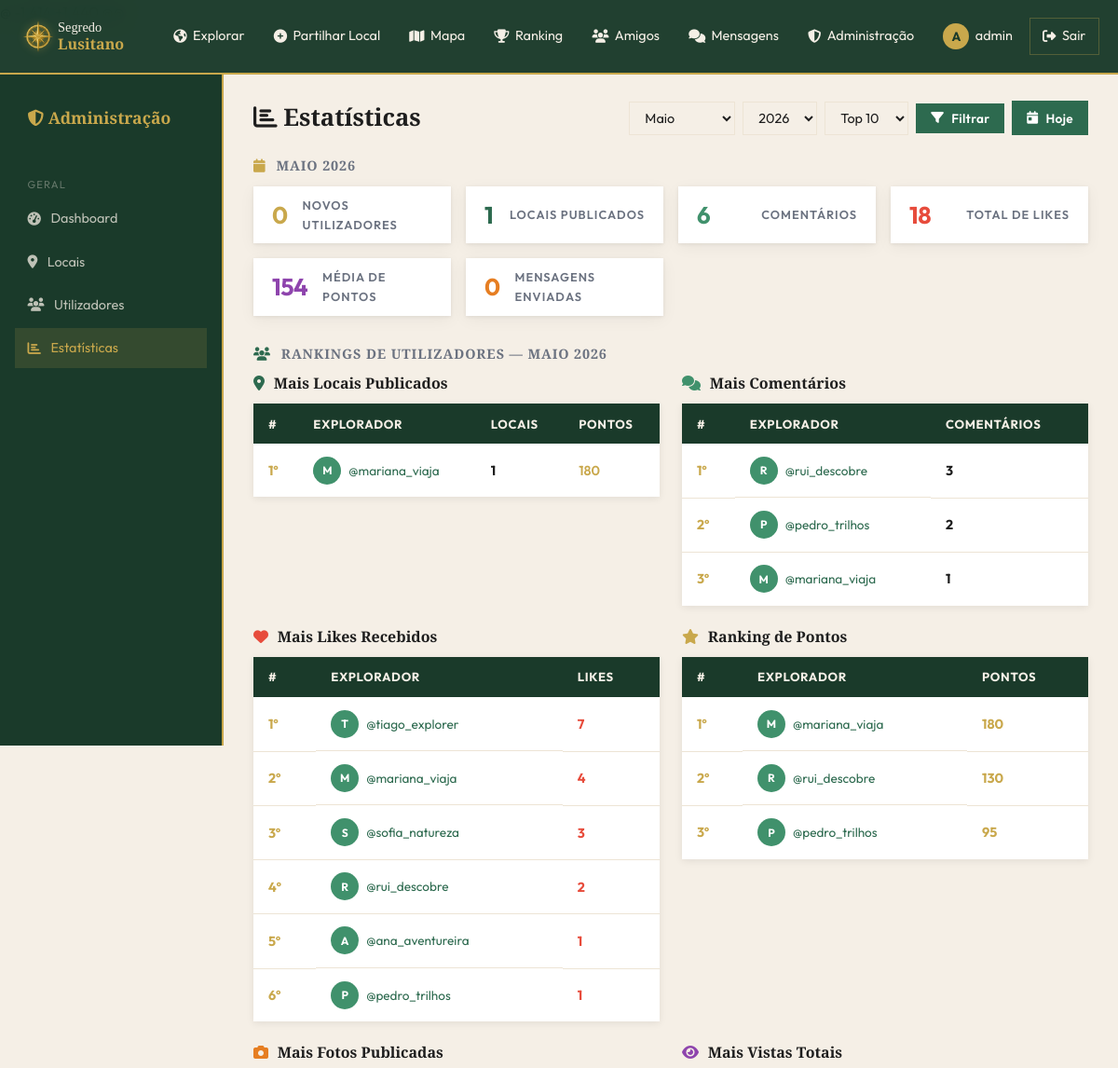
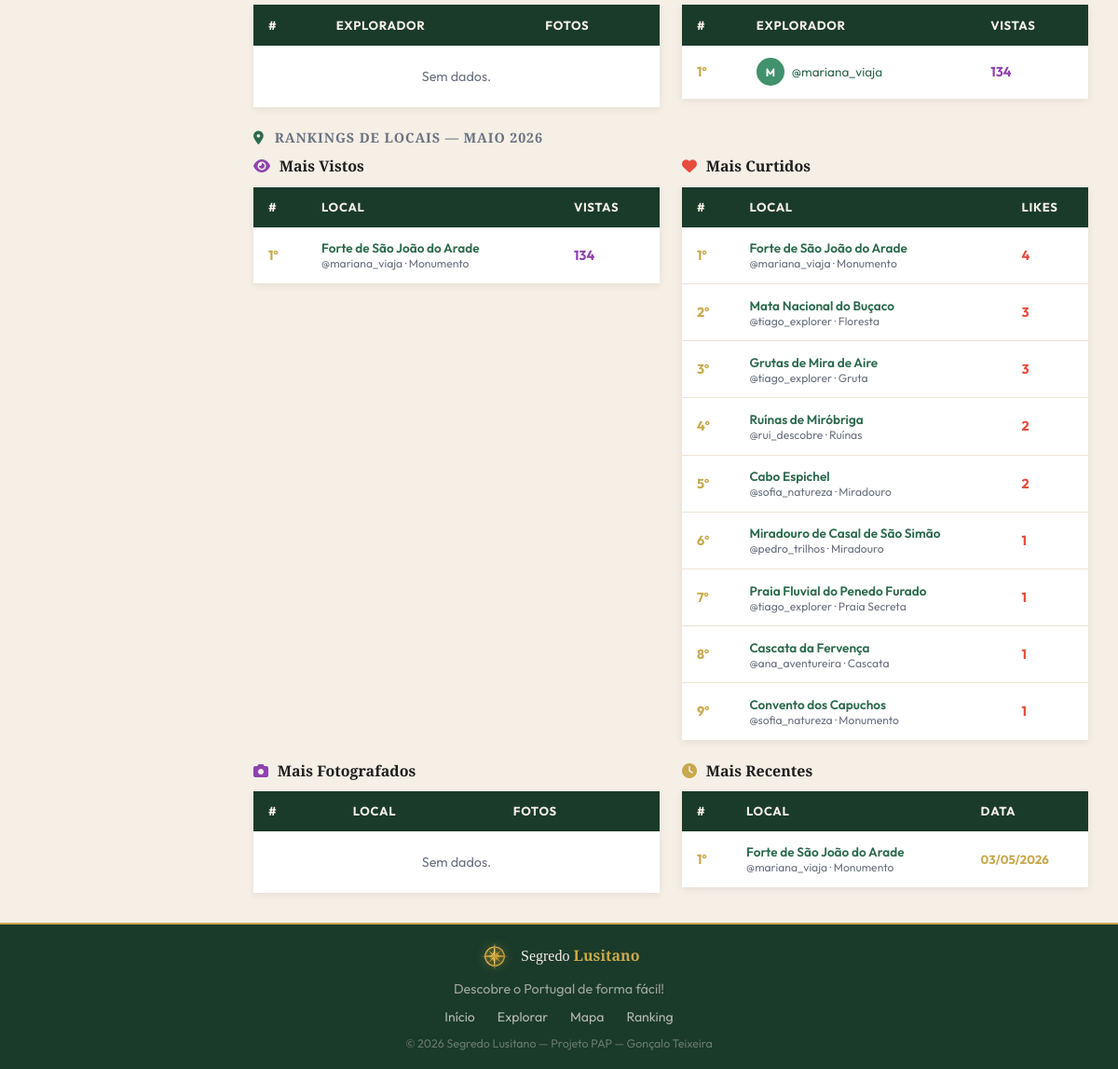
/admin/estatisticas.php?mes=05&ano=2026&top=10 (signed in), run on an earlier commit of the app's database (2 pictures, top to bottom).
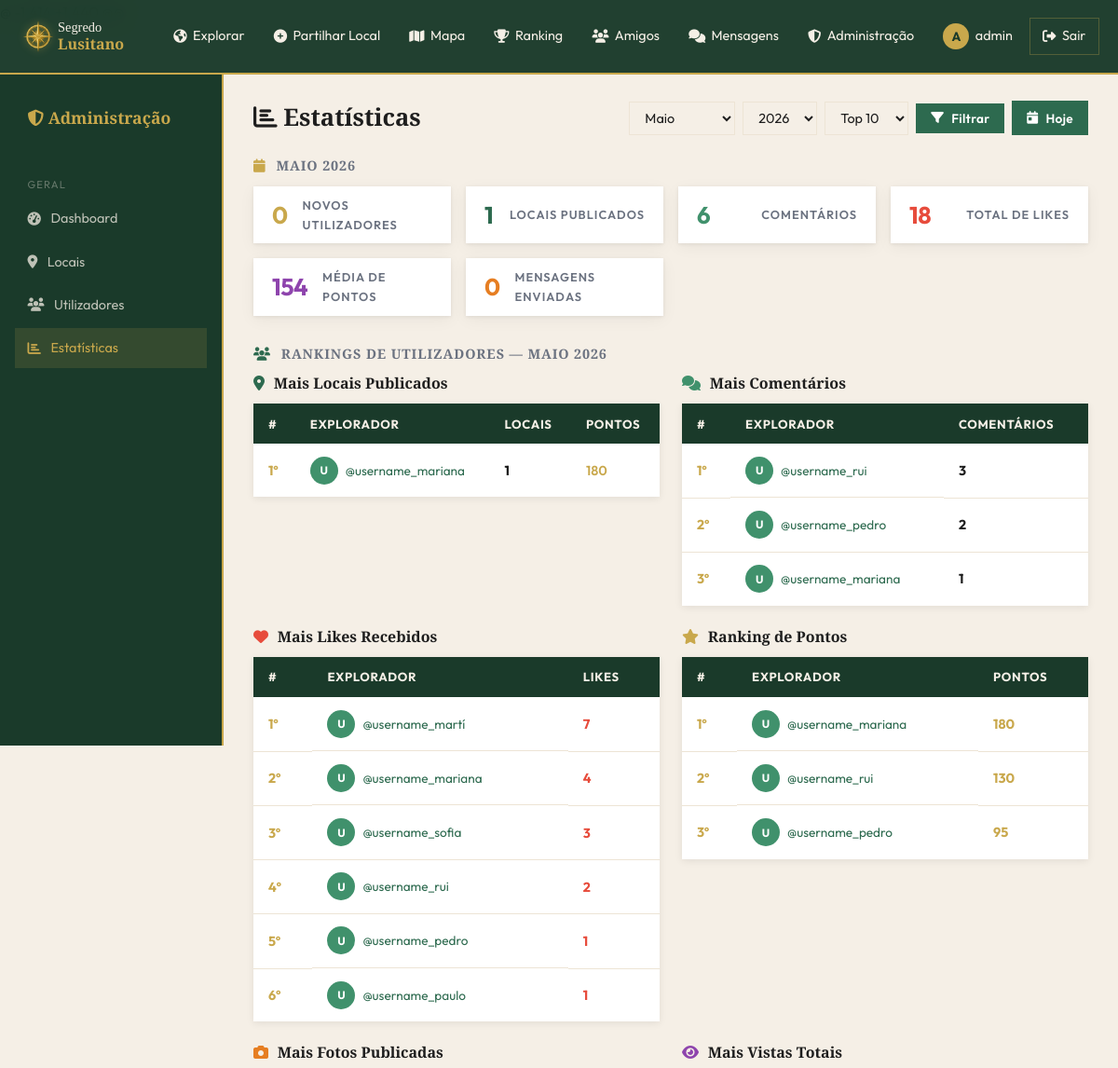
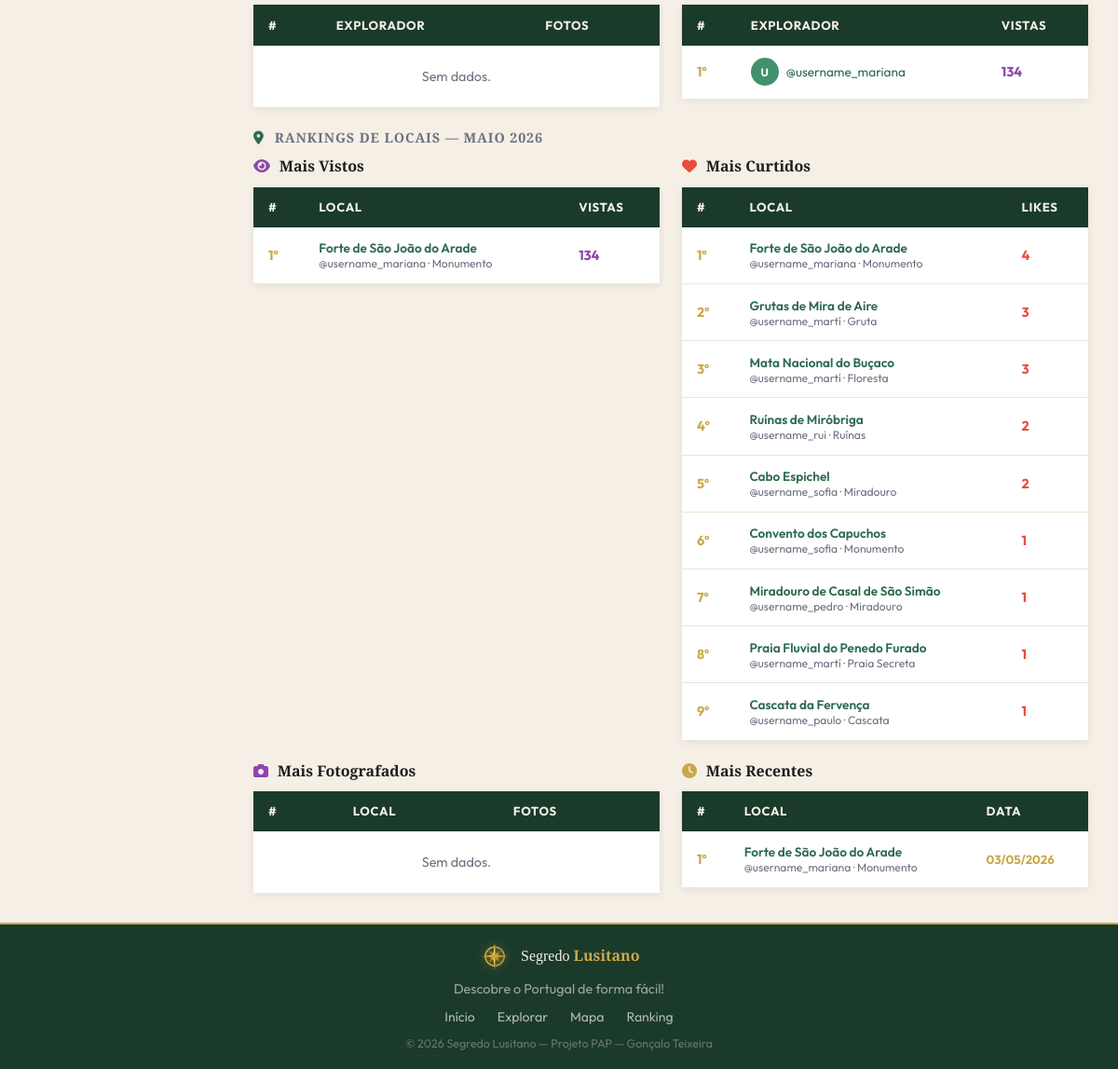
And on a later commit of the database (2 pictures, top to bottom).
### tables this page shows
CREATE TABLE utilizadores (
    id INT AUTO_INCREMENT PRIMARY KEY,
    nome VARCHAR(100) NOT NULL,
    username VARCHAR(50) NOT NULL UNIQUE,
    email VARCHAR(150) NOT NULL UNIQUE,
    password VARCHAR(255) NOT NULL,
    avatar VARCHAR(255) DEFAULT NULL,
    bio TEXT DEFAULT NULL,
    pontos INT DEFAULT 0,
    role ENUM('user','admin', '[deleted]') DEFAULT 'user',
    ativo TINYINT(1) DEFAULT 1,
    verificado TINYINT(1) DEFAULT 0,
    privado TINYINT(1) DEFAULT 0,
    tipo_auth ENUM('email','google','github') DEFAULT 'email',
    termos_aceites_em DATETIME NULL,
    criado_em DATETIME DEFAULT CURRENT_TIMESTAMP
);

CREATE TABLE locais (
    id INT AUTO_INCREMENT PRIMARY KEY,
    utilizador_id INT NOT NULL,
    categoria_id INT NOT NULL,
    regiao_id INT NOT NULL,
    nome VARCHAR(150) NOT NULL,
    descricao TEXT NOT NULL,
    latitude DECIMAL(10,7) NOT NULL,
    longitude DECIMAL(10,7) NOT NULL,
    dificuldade ENUM('facil','medio','dificil') DEFAULT 'medio',
    foto_capa VARCHAR(255) DEFAULT NULL,
    estado ENUM('pendente','aprovado','rejeitado') DEFAULT 'aprovado',
    bloqueado TINYINT(1) DEFAULT 0,
    vistas INT DEFAULT 0,
    criado_em DATETIME DEFAULT CURRENT_TIMESTAMP,
    FOREIGN KEY (utilizador_id) REFERENCES utilizadores(id) ON DELETE CASCADE,
    FOREIGN KEY (categoria_id)  REFERENCES categorias(id) ON DELETE RESTRICT,
    FOREIGN KEY (regiao_id)     REFERENCES regioes(id) ON DELETE RESTRICT
);

CREATE TABLE categorias (
    id INT AUTO_INCREMENT PRIMARY KEY,
    nome VARCHAR(80) NOT NULL,
    icone VARCHAR(50) DEFAULT 'fas fa-map-pin'
);

### includes/config.php (called while the page is built, shortened)
<?php
function db(): PDO {
    static $pdo = null;
    if ($pdo === null) {
        $dsn = 'mysql:host=' . DB_HOST . ';dbname=' . DB_NAME . ';charset=utf8mb4';
        $options = [
            PDO::ATTR_ERRMODE            => PDO::ERRMODE_EXCEPTION,
            PDO::ATTR_DEFAULT_FETCH_MODE => PDO::FETCH_ASSOC,
            PDO::ATTR_EMULATE_PREPARES   => false,
        ];
        $pdo = new PDO($dsn, DB_USER, DB_PASS, $options);
    }
    return $pdo;
}

### includes/auth.php (called while the page is built, shortened)
<?php
require_once __DIR__ . '/config.php';
function h(string $s): string {
    return htmlspecialchars($s, ENT_QUOTES, 'UTF-8');
}

### admin/estatisticas.php (the view, shortened to what the changed rows need)
﻿<?php
$mes_sel = isset($_GET['mes']) ? (int)$_GET['mes'] : (int)date('m');
$ano_sel = isset($_GET['ano']) ? (int)$_GET['ano'] : (int)date('Y');
$top_sel = isset($_GET['top']) ? (int)$_GET['top'] : 10;
$nomes_meses = ['Janeiro','Fevereiro','Março','Abril','Maio','Junho','Julho','Agosto','Setembro','Outubro','Novembro','Dezembro'];
$st = db()->prepare('SELECT u.id, u.nome, u.username, u.avatar, u.pontos,
        COUNT(l.id) AS total_locais
     FROM utilizadores u
     LEFT JOIN locais l ON l.utilizador_id = u.id AND l.estado = "aprovado"
          AND MONTH(l.criado_em) = ? AND YEAR(l.criado_em) = ?
     WHERE u.role = "user" AND u.ativo = 1
     GROUP BY u.id HAVING total_locais > 0 ORDER BY total_locais DESC LIMIT ?');
$st->execute([$mes_sel, $ano_sel, $top_sel]);
$rank_locais = $st->fetchAll();
$st = db()->prepare('SELECT u.id, u.nome, u.username, u.avatar,
        COUNT(c.id) AS total_comentarios
     FROM utilizadores u
     LEFT JOIN comentarios c ON c.utilizador_id = u.id
          AND MONTH(c.criado_em) = ? AND YEAR(c.criado_em) = ?
     WHERE u.role = "user" AND u.ativo = 1
     GROUP BY u.id HAVING total_comentarios > 0 ORDER BY total_comentarios DESC LIMIT ?');
$st->execute([$mes_sel, $ano_sel, $top_sel]);
$rank_comentarios = $st->fetchAll();
$st = db()->prepare('SELECT u.id, u.nome, u.username, u.avatar,
        COUNT(lk.id) AS total_likes
     FROM utilizadores u
     LEFT JOIN locais l ON l.utilizador_id = u.id
     LEFT JOIN likes lk ON lk.local_id = l.id
          AND MONTH(lk.criado_em) = ? AND YEAR(lk.criado_em) = ?
     WHERE u.role = "user" AND u.ativo = 1
     GROUP BY u.id HAVING total_likes > 0 ORDER BY total_likes DESC LIMIT ?');
$st->execute([$mes_sel, $ano_sel, $top_sel]);
$rank_likes = $st->fetchAll();
$st = db()->prepare('SELECT DISTINCT u.id, u.nome, u.username, u.avatar, u.pontos
     FROM utilizadores u
     WHERE u.role = "user" AND u.ativo = 1 AND u.pontos > 0
       AND (
         (MONTH(u.criado_em) = ? AND YEAR(u.criado_em) = ?)
         OR EXISTS (SELECT 1 FROM locais l WHERE l.utilizador_id = u.id AND l.estado = "aprovado" AND MONTH(l.criado_em) = ? AND YEAR(l.criado_em) = ?)
         OR EXISTS (SELECT 1 FROM comentarios c WHERE c.utilizador_id = u.id AND MONTH(c.criado_em) = ? AND YEAR(c.criado_em) = ?)
       )
     ORDER BY u.pontos DESC LIMIT ?');
$st->execute([$mes_sel, $ano_sel, $mes_sel, $ano_sel, $mes_sel, $ano_sel, $top_sel]);
$rank_pontos = $st->fetchAll();
$st = db()->prepare('SELECT u.id, u.nome, u.username, u.avatar,
        SUM(l.vistas) AS total_vistas
     FROM utilizadores u
     JOIN locais l ON l.utilizador_id = u.id AND l.estado = "aprovado" AND l.bloqueado = 0
          AND MONTH(l.criado_em) = ? AND YEAR(l.criado_em) = ?
     WHERE u.role = "user" AND u.ativo = 1
     GROUP BY u.id HAVING total_vistas > 0 ORDER BY total_vistas DESC LIMIT ?');
$st->execute([$mes_sel, $ano_sel, $top_sel]);
$rank_vistas_totais = $st->fetchAll();
$st = db()->prepare('SELECT l.id, l.nome, l.vistas,
        u.username, c.nome AS categoria_nome
     FROM locais l
     JOIN utilizadores u ON u.id = l.utilizador_id
     JOIN categorias c ON c.id = l.categoria_id
     WHERE l.estado = "aprovado" AND l.bloqueado = 0
          AND MONTH(l.criado_em) = ? AND YEAR(l.criado_em) = ?
     ORDER BY l.vistas DESC LIMIT ?');
$st->execute([$mes_sel, $ano_sel, $top_sel]);
$rank_locais_vistos = $st->fetchAll();
$st = db()->prepare('SELECT l.id, l.nome,
        u.username, c.nome AS categoria_nome,
        COUNT(lk.id) AS total_likes
     FROM locais l
     JOIN utilizadores u ON u.id = l.utilizador_id
     JOIN categorias c ON c.id = l.categoria_id
     LEFT JOIN likes lk ON lk.local_id = l.id
          AND MONTH(lk.criado_em) = ? AND YEAR(lk.criado_em) = ?
     WHERE l.estado = "aprovado" AND l.bloqueado = 0
     GROUP BY l.id HAVING total_likes > 0 ORDER BY total_likes DESC LIMIT ?');
$st->execute([$mes_sel, $ano_sel, $top_sel]);
$rank_locais_likes = $st->fetchAll();
$st = db()->prepare('SELECT l.id, l.nome, l.criado_em,
        u.username, c.nome AS categoria_nome
     FROM locais l
     JOIN utilizadores u ON u.id = l.utilizador_id
     JOIN categorias c ON c.id = l.categoria_id
     WHERE l.estado = "aprovado" AND l.bloqueado = 0
          AND MONTH(l.criado_em) = ? AND YEAR(l.criado_em) = ?
     ORDER BY l.criado_em DESC LIMIT ?');
$st->execute([$mes_sel, $ano_sel, $top_sel]);
$rank_recentes = $st->fetchAll();
include dirname(__DIR__) . '/includes/header.php';
function avatar_cell(array $u): string {
    $av = !empty($u['avatar'])
        ? '<img src="' . SITE_URL . '/uploads/locais/' . h($u['avatar']) . '" style="width:100%;height:100%;object-fit:cover;">'
        : '<span style="font-size:.75rem;font-weight:700;">' . mb_strtoupper(mb_substr($u['username'],0,1)) . '</span>';
    return '<div style="width:30px;height:30px;border-radius:50%;background:var(--verde-claro);color:#fff;
                display:flex;align-items:center;justify-content:center;flex-shrink:0;overflow:hidden;">' . $av . '</div>';
}
?>
<div class="page-content">
<div class="admin-wrapper">
  <main class="admin-content">
    <div style="display:flex;align-items:center;justify-content:space-between;flex-wrap:wrap;gap:1rem;margin-bottom:1.5rem;">
      <h1 class="admin-title" style="margin:0;"><i class="fas fa-chart-bar"></i> Estatísticas</h1>
    </div>
    <div style="margin-bottom:2rem;">
      <h2 style="font-size:.9rem;color:var(--texto-muted);text-transform:uppercase;letter-spacing:.06em;margin-bottom:.85rem;">
        <i class="fas fa-calendar" style="color:var(--dourado);margin-right:.4rem;"></i>
        <?= $nomes_meses[$mes_sel-1] ?> <?= $ano_sel ?>
      </h2>
    </div>
    <h2 style="font-size:.9rem;color:var(--texto-muted);text-transform:uppercase;letter-spacing:.06em;margin-bottom:.85rem;">
      <i class="fas fa-users" style="color:var(--verde);margin-right:.4rem;"></i> Rankings de Utilizadores — <?= $nomes_meses[$mes_sel-1] ?> <?= $ano_sel ?>
    </h2>
    <div class="admin-rankings-grid" style="display:grid;gap:1.5rem;margin-bottom:1.5rem;grid-template-columns:1fr 1fr;">
      <div>
        <table class="data-table">
          <thead><tr><th>#</th><th>Explorador</th><th>Locais</th><th>Pontos</th></tr></thead>
          <tbody>
            <?php foreach ($rank_locais as $i => $u): ?>
            <tr>
              <td style="font-weight:700;color:var(--dourado);"><?= $i+1 ?>º</td>
              <td style="display:flex;align-items:center;gap:.5rem;"><?= avatar_cell($u) ?><a href="<?= SITE_URL ?>/pages/perfil.php?id=<?= $u['id'] ?>" style="color:var(--verde);font-size:.85rem;">@<?= h($u['username']) ?></a></td>
              <td style="font-weight:700;"><?= $u['total_locais'] ?></td>
              <td style="color:var(--dourado);font-weight:600;"><?= number_format($u['pontos']) ?></td>
            </tr>
            <?php endforeach; ?>
          </tbody>
        </table>
      </div>
      <div>
        <table class="data-table">
          <thead><tr><th>#</th><th>Explorador</th><th>Comentários</th></tr></thead>
          <tbody>
            <?php foreach ($rank_comentarios as $i => $u): ?>
            <tr>
              <td style="font-weight:700;color:var(--dourado);"><?= $i+1 ?>º</td>
              <td style="display:flex;align-items:center;gap:.5rem;"><?= avatar_cell($u) ?><a href="<?= SITE_URL ?>/pages/perfil.php?id=<?= $u['id'] ?>" style="color:var(--verde);font-size:.85rem;">@<?= h($u['username']) ?></a></td>
              <td style="font-weight:700;"><?= $u['total_comentarios'] ?></td>
            </tr>
            <?php endforeach; ?>
          </tbody>
        </table>
      </div>
      <div>
        <table class="data-table">
          <thead><tr><th>#</th><th>Explorador</th><th>Likes</th></tr></thead>
          <tbody>
            <?php foreach ($rank_likes as $i => $u): ?>
            <tr>
              <td style="font-weight:700;color:var(--dourado);"><?= $i+1 ?>º</td>
              <td style="display:flex;align-items:center;gap:.5rem;"><?= avatar_cell($u) ?><a href="<?= SITE_URL ?>/pages/perfil.php?id=<?= $u['id'] ?>" style="color:var(--verde);font-size:.85rem;">@<?= h($u['username']) ?></a></td>
              <td style="font-weight:700;color:#e74c3c;"><?= $u['total_likes'] ?></td>
            </tr>
            <?php endforeach; ?>
          </tbody>
        </table>
      </div>
      <div>
        <table class="data-table">
          <thead><tr><th>#</th><th>Explorador</th><th>Pontos</th></tr></thead>
          <tbody>
            <?php foreach ($rank_pontos as $i => $u): ?>
            <tr>
              <td style="font-weight:700;color:var(--dourado);"><?= $i+1 ?>º</td>
              <td style="display:flex;align-items:center;gap:.5rem;"><?= avatar_cell($u) ?><a href="<?= SITE_URL ?>/pages/perfil.php?id=<?= $u['id'] ?>" style="color:var(--verde);font-size:.85rem;">@<?= h($u['username']) ?></a></td>
              <td style="font-weight:700;color:var(--dourado);"><?= number_format($u['pontos']) ?></td>
            </tr>
            <?php endforeach; ?>
          </tbody>
        </table>
      </div>
      <div>
        <table class="data-table">
          <thead><tr><th>#</th><th>Explorador</th><th>Fotos</th></tr></thead>
        </table>
      </div>
      <div>
        <table class="data-table">
          <thead><tr><th>#</th><th>Explorador</th><th>Vistas</th></tr></thead>
          <tbody>
            <?php foreach ($rank_vistas_totais as $i => $u): ?>
            <tr>
              <td style="font-weight:700;color:var(--dourado);"><?= $i+1 ?>º</td>
              <td style="display:flex;align-items:center;gap:.5rem;"><?= avatar_cell($u) ?><a href="<?= SITE_URL ?>/pages/perfil.php?id=<?= $u['id'] ?>" style="color:var(--verde);font-size:.85rem;">@<?= h($u['username']) ?></a></td>
              <td style="font-weight:700;color:#8e44ad;"><?= number_format($u['total_vistas']) ?></td>
            </tr>
            <?php endforeach; ?>
          </tbody>
        </table>
      </div>
    </div>
    <h2 style="font-size:.9rem;color:var(--texto-muted);text-transform:uppercase;letter-spacing:.06em;margin-bottom:.85rem;">
      <i class="fas fa-location-dot" style="color:var(--verde);margin-right:.4rem;"></i> Rankings de Locais — <?= $nomes_meses[$mes_sel-1] ?> <?= $ano_sel ?>
    </h2>
    <div class="admin-rankings-grid" style="display:grid;gap:1.5rem;grid-template-columns:1fr 1fr;">
      <div>
        <table class="data-table">
          <thead><tr><th>#</th><th>Local</th><th>Vistas</th></tr></thead>
          <tbody>
            <?php foreach ($rank_locais_vistos as $i => $l): ?>
            <tr>
              <td style="font-weight:700;color:var(--dourado);"><?= $i+1 ?>º</td>
              <td><a href="<?= SITE_URL ?>/pages/local.php?id=<?= $l['id'] ?>" style="color:var(--verde);font-weight:600;font-size:.85rem;"><?= h($l['nome']) ?></a><div style="font-size:.76rem;color:var(--texto-muted);">@<?= h($l['username']) ?> · <?= h($l['categoria_nome']) ?></div></td>
              <td style="font-weight:700;color:#8e44ad;"><?= number_format($l['vistas']) ?></td>
            </tr>
            <?php endforeach; ?>
          </tbody>
        </table>
      </div>
      <div>
        <table class="data-table">
          <thead><tr><th>#</th><th>Local</th><th>Likes</th></tr></thead>
          <tbody>
            <?php foreach ($rank_locais_likes as $i => $l): ?>
            <tr>
              <td style="font-weight:700;color:var(--dourado);"><?= $i+1 ?>º</td>
              <td><a href="<?= SITE_URL ?>/pages/local.php?id=<?= $l['id'] ?>" style="color:var(--verde);font-weight:600;font-size:.85rem;"><?= h($l['nome']) ?></a><div style="font-size:.76rem;color:var(--texto-muted);">@<?= h($l['username']) ?> · <?= h($l['categoria_nome']) ?></div></td>
              <td style="font-weight:700;color:#e74c3c;"><?= number_format($l['total_likes']) ?></td>
            </tr>
            <?php endforeach; ?>
          </tbody>
        </table>
      </div>
      <div>
        <table class="data-table">
          <thead><tr><th>#</th><th>Local</th><th>Fotos</th></tr></thead>
        </table>
      </div>
      <div>
        <table class="data-table">
          <thead><tr><th>#</th><th>Local</th><th>Data</th></tr></thead>
          <tbody>
            <?php foreach ($rank_recentes as $i => $l): ?>
            <tr>
              <td style="font-weight:700;color:var(--dourado);"><?= $i+1 ?>º</td>
              <td><a href="<?= SITE_URL ?>/pages/local.php?id=<?= $l['id'] ?>" style="color:var(--verde);font-weight:600;font-size:.85rem;"><?= h($l['nome']) ?></a><div style="font-size:.76rem;color:var(--texto-muted);">@<?= h($l['username']) ?> · <?= h($l['categoria_nome']) ?></div></td>
              <td style="font-weight:700;color:var(--dourado);font-size:.82rem;"><?= date('d/m/Y', strtotime($l['criado_em'])) ?></td>
            </tr>
            <?php endforeach; ?>
          </tbody>
        </table>
      </div>
    </div>
  </main>
</div>
</div>
<?php include dirname(__DIR__) . '/includes/footer.php'; ?>

What changed in the data, as far as the page shows it:
changed utilizadores: username "M" → "U"; username "mariana_viaja" → "username_mariana"
changed utilizadores: username "R" → "U"; username "rui_descobre" → "username_rui"
changed utilizadores: username "P" → "U"; username "pedro_trilhos" → "username_pedro"; moves up the list
changed utilizadores: username "T" → "U"; username "tiago_explorer" → "username_martí"
changed utilizadores: username "S" → "U"; username "sofia_natureza" → "username_sofia"
changed utilizadores: username "A" → "U"; username "ana_aventureira" → "username_paulo"
changed through a linked row, locais "Forte de São João do Arade": utilizador.username "mariana_viaja" → "username_mariana"
changed through a linked row, locais "Grutas de Mira de Aire": utilizador.username "tiago_explorer" → "username_martí"; moves up the list
changed through a linked row, locais "Mata Nacional do Buçaco": utilizador.username "tiago_explorer" → "username_martí"
changed through a linked row, locais "Ruínas de Miróbriga": utilizador.username "rui_descobre" → "username_rui"
changed through a linked row, locais "Cabo Espichel": utilizador.username "sofia_natureza" → "username_sofia"
changed through a linked row, locais "Convento dos Capuchos": utilizador.username "sofia_natureza" → "username_sofia"; moves up the list
changed through a linked row, locais "Miradouro de Casal de São Simão": utilizador.username "pedro_trilhos" → "username_pedro"
changed through a linked row, locais "Praia Fluvial do Penedo Furado": utilizador.username "tiago_explorer" → "username_martí"
changed through a linked row, locais "Cascata da Fervença": utilizador.username "ana_aventureira" → "username_paulo"
